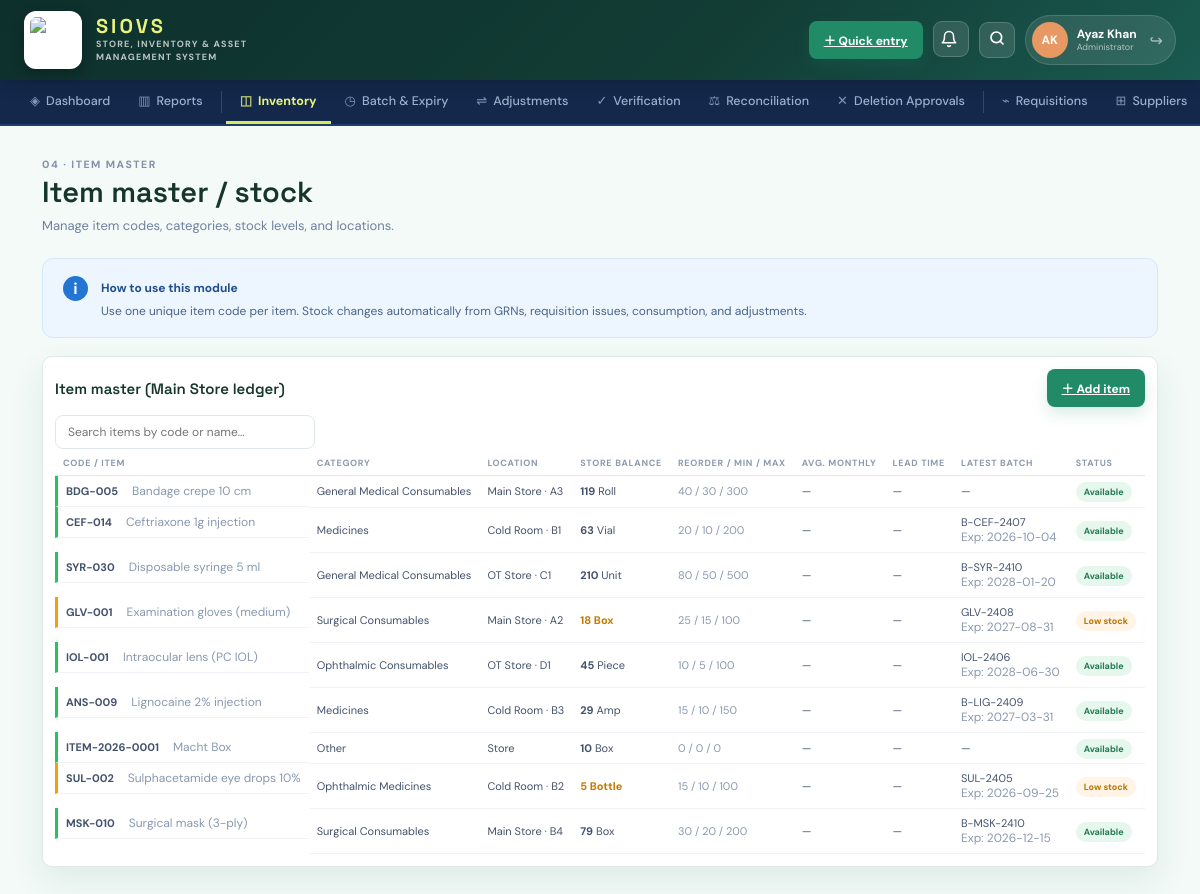
Before: /page.php?view=inventory (signed in) with the older database file.
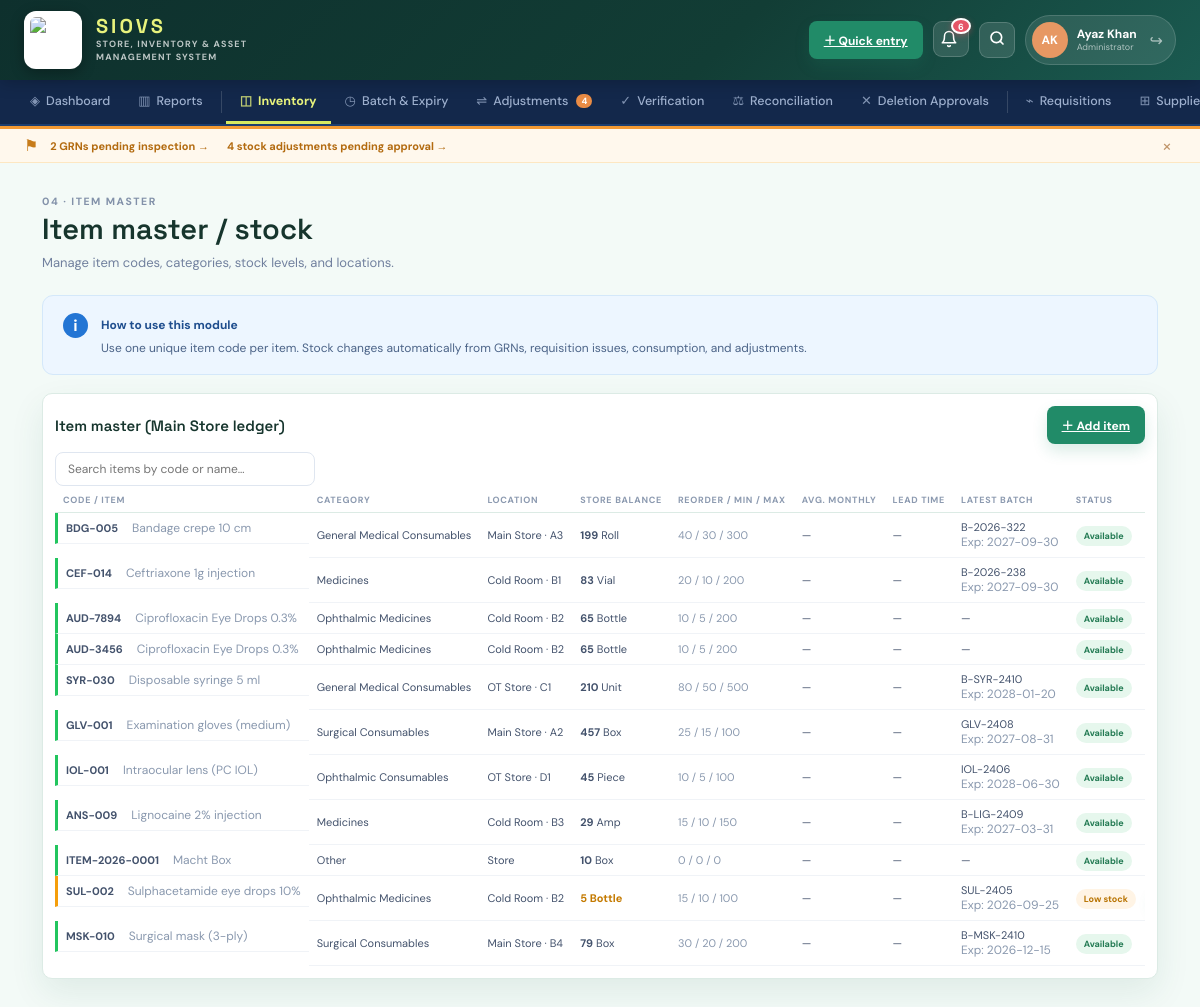
After: the same page with the newer database file.
### tables this page shows
CREATE TABLE items (
    id            INTEGER PRIMARY KEY AUTOINCREMENT,
    code          TEXT    NOT NULL UNIQUE,
    name          TEXT    NOT NULL,
    category      TEXT    NOT NULL,
    unit          TEXT    NOT NULL,
    location      TEXT    NOT NULL,
    quantity      INTEGER NOT NULL DEFAULT 0,
    reorder_level INTEGER NOT NULL DEFAULT 0,
    batch_number  TEXT,
    expiry_date   TEXT,
    status        TEXT    NOT NULL DEFAULT "Available",
    created_at    TEXT    NOT NULL DEFAULT CURRENT_TIMESTAMP
, sub_category TEXT, min_level INTEGER NOT NULL DEFAULT 0, max_level INTEGER NOT NULL DEFAULT 0, average_consumption INTEGER NOT NULL DEFAULT 0, lead_time_days INTEGER NOT NULL DEFAULT 0, batch_required INTEGER NOT NULL DEFAULT 0, supplier_id INTEGER REFERENCES suppliers(id));

### page.php (the view, shortened to what the rows shown need)
<?php
require_once __DIR__ . '/config/bootstrap.php';
$view = $_GET['view'] ?? 'reports';
[$title, $kicker, $description] = $titles[$view];
require __DIR__ . '/partials/header.php';
?>
<section class="system-page">
<div class="module-header">
    <div><p class="eyebrow"><?= e($kicker) ?></p><h1><?= e($title) ?></h1><p><?= e($description) ?></p></div>
</div>
<?php if ($view === 'suppliers'): ?>
<div class="system-grid">
    <div class="panel">
        <div class="panel-heading"><h2>Supplier directory</h2><a class="button button-primary" href="#add-supplier">＋ Add supplier</a></div>
        <div class="table-wrap"><table>
            <thead><tr><th>Code</th><th>Supplier name</th><th>Contact</th><th>Phone</th><th>Email</th><th>GST No.</th><th>Status</th></tr></thead>
            <tbody>
            <?php foreach ($pdo->query('SELECT * FROM suppliers ORDER BY id DESC') as $s): ?>
            <tr>
                <td><b><?= e($s['code']) ?></b></td>
                <td><?= e($s['name']) ?></td>
                <td><?= e($s['contact_person']) ?></td>
                <td><?= e($s['phone']) ?></td>
                <td><?= e($s['email']) ?></td>
                <td><?= e($s['gst_number']) ?></td>
                <td><?= pill($s['status']) ?></td>
            </tr>
            <?php endforeach; ?>
            </tbody>
        </table></div>
    </div>
    <div class="form-card" id="add-supplier">
        <h2>Add supplier</h2>
        <form method="post"><input type="hidden" name="action" value="supplier">
        <div class="form-grid one">
            <label>Supplier code<input name="code" value="<?= e(next_number($pdo, 'SUP', 'suppliers', 'code')) ?>" required></label>
            <label>Supplier name<input name="name" placeholder="e.g. Allied Pharma" required></label>
            <label>Contact person<input name="contact_person" value="Sales Manager"></label>
            <label>Phone<input name="phone" value="0300-<?= sprintf('%07d', rand(1000000, 9999999)) ?>"></label>
            <label>Email<input name="email" type="email" value="supplier<?= rand(10, 99) ?>@siovs.edu.pk"></label>
            <label>Address<textarea name="address" rows="2">Industrial Area, Karachi / Hyderabad</textarea></label>
            <label>GST number<input name="gst_number" value="GST-3277<?= rand(100000, 999999) ?>"></label>
        </div>
        <button class="button button-primary" type="submit">Add supplier</button>
        </form>
    </div>
</div>
<?php elseif ($view === 'inventory'): ?>
<?php
$isPOUser = ((current_user()['role'] ?? '') === 'purchase_officer');
?>
<div class="system-grid">
    <div class="panel">
        <div class="panel-heading">
            <h2><?= $isPOUser ? 'Store Stock &amp; Reorder Thresholds (Procurement View)' : 'Item master (Main Store ledger)' ?></h2>
        </div>
        <div class="table-wrap"><table id="item-table">
            <thead><tr><th>Code / Item</th><th>Category</th><th>Location</th><th>Store balance</th><th>Reorder / Min / Max</th><th>Avg. Monthly</th><th>Lead Time</th><th>Latest Batch</th><th>Status</th><th>Action</th></tr></thead>
            <tbody>
            <?php foreach ($pdo->query('SELECT * FROM items ORDER BY name') as $it): ?>
            <tr>
                <td><b><?= e($it['code']) ?></b><br><span class="muted"><?= e($it['name']) ?></span></td>
                <td><?= e($it['category']) ?><?php if (!empty($it['sub_category'])): ?><br><small class="muted"><?= e($it['sub_category']) ?></small><?php endif; ?></td>
                <td><?= e($it['location']) ?></td>
                <td class="<?= $it['quantity'] == 0 ? 'text-danger' : ($it['quantity'] <= $it['reorder_level'] ? 'text-warn' : '') ?>">
                    <strong><?= e($it['quantity']) ?></strong> <?= e($it['unit']) ?>
                </td>
                <td class="muted"><?= $it['reorder_level'] ?> / <?= $it['min_level'] ?> / <?= $it['max_level'] ?></td>
                <td><?= $it['average_consumption'] ? e($it['average_consumption']) . ' / mo' : '—' ?></td>
                <td><?= $it['lead_time_days'] ? e($it['lead_time_days']) . ' d' : '—' ?></td>
                <td><?= e($it['batch_number'] ?: '—') ?><?php if ($it['expiry_date']): ?><br><small class="muted">Exp: <?= e($it['expiry_date']) ?></small><?php endif; ?></td>
                <td><?= pill($it['status']) ?></td>
            </tr>
            <?php endforeach; ?>
            </tbody>
        </table></div>
    </div>
</div>
<?php endif; ?>
</section>
<?php require __DIR__ . '/partials/footer.php'; ?>

### config/bootstrap.php (shortened to what the rows shown need)
<?php
function e(string|int|float|null $v): string {
    return htmlspecialchars((string) $v, ENT_QUOTES, 'UTF-8');
}
function current_user(): array { return $_SESSION['siovs_user'] ?? []; }
function pill(string $status): string {
    $cls = match(strtolower($status)) {
        'approved','posted','issued','inspected','available','active','in service','delivered' => 'available',
        'low stock','pending','draft','amc due soon','under repair','deletion requested','partially received' => 'attention',
        'critical','expired','cancelled','condemned','disposed','rejected' => 'danger',
        default => 'neutral',
    };
    return "<span class=\"pill {$cls}\">" . e($status) . "</span>";
}

Changed rows visible on the page:
changed items "Bandage crepe 10 cm": quantity "119" → "199"; batch_number "—" → "B-2026-322"; expiry_date (not shown) → "2027-09-30"
changed items "Ceftriaxone 1g injection": quantity "63" → "83"; batch_number "B-CEF-2407" → "B-2026-238"; expiry_date "2026-10-04" → "2027-09-30"
added items: code "AUD-7894", name "Ciprofloxacin Eye Drops 0.3%", category "Ophthalmic Medicines", location "Cold Room · B2", quantity "65", unit "Bottle", reorder_level "10", min_level "5", max_level "200", batch_number "—", status "Available"
added items: code "AUD-3456", name "Ciprofloxacin Eye Drops 0.3%", category "Ophthalmic Medicines", location "Cold Room · B2", quantity "65", unit "Bottle", reorder_level "10", min_level "5", max_level "200", batch_number "—", status "Available"
changed items "Examination gloves (medium)": quantity "18" → "457"; status "Low stock" → "Available"
Other visible differences:
$alertCount: (not shown) → "6"
$pendingAdj: (not shown) → "4"
new list line: "2 GRNs pending inspection →"
new list line: "4 stock adjustments pending approval →"
